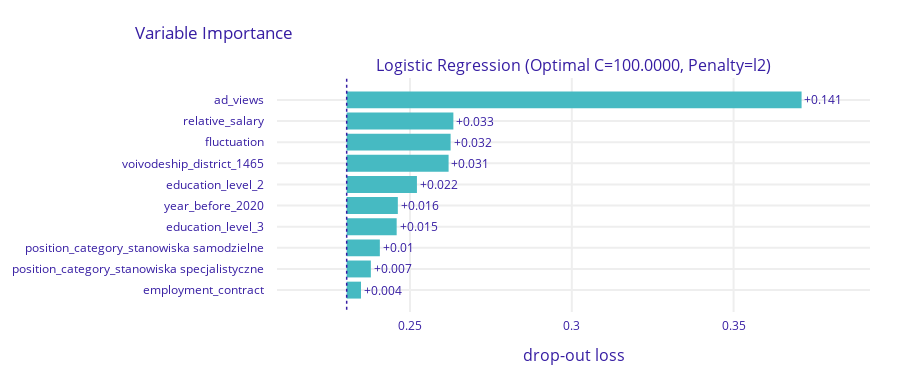

This figure's notebook cell:
### Code cell
# Feature importance including 1hot encoded districts.
fi_result_districts = log_regression(
    df_model_districts,
    df_test_districts,
    penalty='l2',
    solver='liblinear',
    cv=10,
    original_categorical_cols = ['job_field', 'position_category', 'education_level', 'voivodeship_district']
)
print(fi_result_districts)

### Figure 1 — Plotly figure (JSON) as saved in the notebook; plotly's stock layout.template omitted (floating-point values rounded to 4 significant figures)
{"data": [{"base": 0.2304, "hoverinfo": "text", "hoverlabel": {"bgcolor": "rgba(0,0,0,0.8)"}, "hovertext": ["Model: Logistic Regression (Optimal C=100.0000, Penalty=l2) loss after<br>variable: ad_views is permuted: 0.371<br>Drop-out loss change: +0.141", "Model: Logistic Regression (Optimal C=100.0000, Penalty=l2) loss after<br>variable: relative_salary is permuted: 0.263<br>Drop-out loss change: +0.033", "Model: Logistic Regression (Optimal C=100.0000, Penalty=l2) loss after<br>variable: fluctuation is permuted: 0.263<br>Drop-out loss change: +0.032", "Model: Logistic Regression (Optimal C=100.0000, Penalty=l2) loss after<br>variable: voivodeship_district_1465 is permuted: 0.262<br>Drop-out loss change: +0.031", "Model: Logistic Regression (Optimal C=100.0000, Penalty=l2) loss after<br>variable: education_level_2 is permuted: 0.252<br>Drop-out loss change: +0.022", "Model: Logistic Regression (Optimal C=100.0000, Penalty=l2) loss after<br>variable: year_before_2020 is permuted: 0.246<br>Drop-out loss change: +0.016", "Model: Logistic Regression (Optimal C=100.0000, Penalty=l2) loss after<br>variable: education_level_3 is permuted: 0.246<br>Drop-out loss change: +0.015", "Model: Logistic Regression (Optimal C=100.0000, Penalty=l2) loss after<br>variable: position_category_stanowiska samodzielne is permuted: 0.241<br>Drop-out loss change: +0.01", "Model: Logistic Regression (Optimal C=100.0000, Penalty=l2) loss after<br>variable: position_category_stanowiska specjalistyczne is permuted: 0.238<br>Drop-out loss change: +0.007", "Model: Logistic Regression (Optimal C=100.0000, Penalty=l2) loss after<br>variable: employment_contract is permuted: 0.235<br>Drop-out loss change: +0.004"], "marker": {"color": "#46bac2"}, "orientation": "h", "showlegend": false, "text": ["+0.141", "+0.033", "+0.032", "+0.031", "+0.022", "+0.016", "+0.015", "+0.01", "+0.007", "+0.004"], "textposition": "outside", "x": [0.1406, 0.03297, 0.03211, 0.03149, 0.02171, 0.01581, 0.01545, 0.01025, 0.007467, 0.004427], "y": ["ad_views", "relative_salary", "fluctuation", "voivodeship_district_1465", "education_level_2", "year_before_2020", "education_level_3", "position_category_stanowiska samodzielne", "position_category_stanowiska specjalistyczne", "employment_contract"], "type": "bar", "xaxis": "x", "yaxis": "y"}], "layout": {"xaxis": {"anchor": "y", "domain": [0.0, 1.0], "type": "linear", "gridwidth": 2, "zeroline": false, "automargin": true, "ticks": "outside", "tickcolor": "white", "ticklen": 3, "fixedrange": true, "range": [0.2089, 0.3921]}, "yaxis": {"anchor": "x", "domain": [0.0, 1.0], "type": "category", "autorange": "reversed", "gridwidth": 2, "automargin": true, "ticks": "outside", "tickcolor": "white", "ticklen": 10, "fixedrange": true}, "annotations": [{"font": {"size": 16}, "showarrow": false, "text": "Logistic Regression (Optimal C=100.0000, Penalty=l2)", "x": 0.5, "xanchor": "center", "xref": "paper", "y": 1.0, "yanchor": "bottom", "yref": "paper"}, {"font": {"size": 16}, "showarrow": false, "text": "drop-out loss", "x": 0.5, "xanchor": "center", "xref": "paper", "y": 0, "yanchor": "top", "yref": "paper", "yshift": -30}], "shapes": [{"line": {"color": "#371ea3", "dash": "dot", "width": 1.5}, "type": "line", "x0": 0.2304, "x1": 0.2304, "xref": "x", "y0": -1, "y1": 10, "yref": "y"}], "title": {"text": "Variable Importance", "x": 0.15}, "font": {"color": "#371ea3"}, "margin": {"t": 78, "b": 71, "r": 30}, "height": 383.0}}
